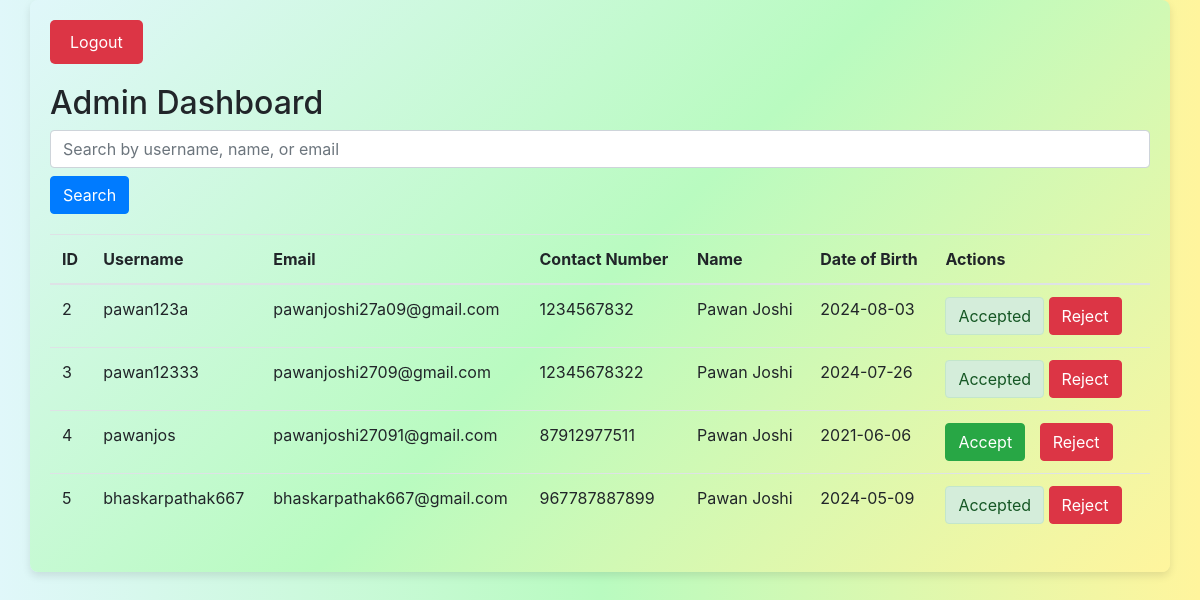
Page /admin/dashboard (signed in) on the committed database.
### models.py (models this page shows, shortened)
class User(db.Model):
    id = db.Column(db.Integer, primary_key=True)
    username = db.Column(db.String(20), unique=True, nullable=False)
    email = db.Column(db.String(50), unique=True, nullable=False)
    contact_number = db.Column(db.String(15), unique=True, nullable=False)
    name = db.Column(db.String(50), nullable=False)
    dob = db.Column(db.Date, nullable=False)
    password = db.Column(db.String(128), nullable=False)
    accepted = db.Column(db.Boolean, default=False)  # New field for acceptance status
    otp = db.Column(db.String(6))  # For OTP
    otp_expiry = db.Column(db.DateTime)  # For OTP expiry

### admin.py (the view)
@admin_bp.route('/admin/dashboard', methods=['GET', 'POST'])
def admin_dashboard():
    if 'user_id' not in session:  # Check if user is logged in
        flash('You need to log in first.', 'warning')
        return redirect(url_for('admin.login'))
    search_query = request.args.get('search', '')  # Get the search query from the URL parameters
    if search_query:
        users = User.query.filter(
            User.username.like(f'%{search_query}%') |
            User.name.like(f'%{search_query}%') |
            User.email.like(f'%{search_query}%')
        ).all()
    else:
        users = User.query.all()
    return render_template('admin_dashboard.html', users=users, search_query=search_query)

### templates/admin_dashboard.html (shortened to what this page needs)
<!DOCTYPE html>
<html lang="en">
<head>
    <link rel="stylesheet" href="https://stackpath.bootstrapcdn.com/bootstrap/4.5.2/css/bootstrap.min.css">
</head>
<body>
    <div class="container">
        <div class="button-group">
            <a href="{{ url_for('admin.logout') }}" class="logout">Logout</a>
        </div>
        <h2>Admin Dashboard</h2>
        <form class="search-form" action="{{ url_for('admin.admin_dashboard') }}" method="get">
            <input type="text" name="search" class="form-control" placeholder="Search by username, name, or email" value="{{ search_query }}">
            <button type="submit" class="btn btn-primary mt-2">Search</button>
        </form>
        <table class="table">
            <thead>
                <tr>
                    <th>ID</th>
                    <th>Username</th>
                    <th>Email</th>
                    <th>Contact Number</th>
                    <th>Name</th>
                    <th>Date of Birth</th>
                    <th>Actions</th>
                </tr>
            </thead>
            <tbody>
                {% for user in users %}
                <tr>
                    <td>{{ user.id }}</td>
                    <td>{{ user.username }}</td>
                    <td>{{ user.email }}</td>
                    <td>{{ user.contact_number }}</td>
                    <td>{{ user.name }}</td>
                    <td>{{ user.dob }}</td>
                    <td>
                        {% if user.accepted %}
                            <button class="btn btn-success accepted">Accepted</button>
                        {% else %}
                            <form action="{{ url_for('admin.accept_user', user_id=user.id) }}" method="post" style="display:inline;">
                                <button type="submit" class="btn btn-success action-button">Accept</button>
                            </form>
                        {% endif %}
                        <button class="btn btn-danger action-button" onclick="confirmReject('{{ user.id }}')">Reject</button>
                    </td>
                </tr>
                {% endfor %}
            </tbody>
        </table>
    </div>
</body>
</html>

### templates/admin_dashboard.html (style rules this page uses)
body { background: linear-gradient(to right, #e0f7fa, #b9fbc0, #fff59d); margin: 0; height: 100vh; }
.container { padding: 20px; background: linear-gradient(135deg, #e0f7fa, #b9fbc0, #fff59d); border-radius: 8px; box-shadow: 0 4px 8px rgba(0,0,0,0.1); }
.button-group { display: flex; justify-content: space-between; margin-bottom: 20px; }
.button-group a { display: inline-block; padding: 10px 20px; border-radius: 5px; color: #fff; text-decoration: none; }
.button-group a.logout { background-color: #dc3545; }
.action-button { margin-right: 10px; }
.btn-success.accepted { background-color: #d4edda; border-color: #c3e6cb; color: #155724; pointer-events: none; }
.search-form { margin-bottom: 20px; }

### rows in the picture
User: id "2", username "pawan123a", email "pawanjoshi27a09@gmail.com", contact_number "1234567832", name "Pawan Joshi", dob "2024-08-03", accepted "Accepted"
User: id "3", username "pawan12333", email "pawanjoshi2709@gmail.com", contact_number "12345678322", name "Pawan Joshi", dob "2024-07-26", accepted "Accepted"
User: id "4", username "pawanjos", email "pawanjoshi27091@gmail.com", contact_number "87912977511", name "Pawan Joshi", dob "2021-06-06"
User: id "5", username "bhaskarpathak667", email "bhaskarpathak667@gmail.com", contact_number "967787887899", name "Pawan Joshi", dob "2024-05-09", accepted "Accepted"
